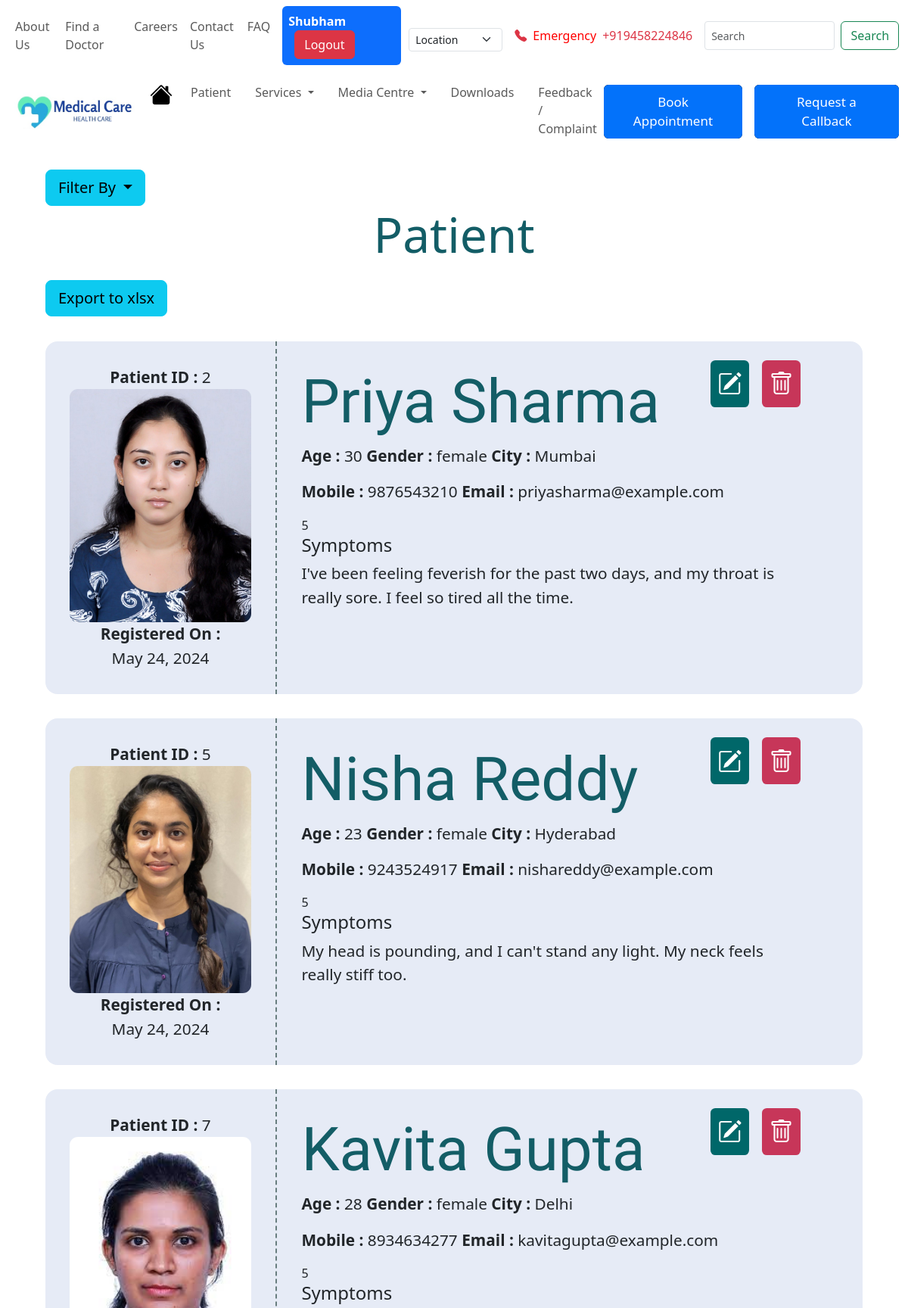
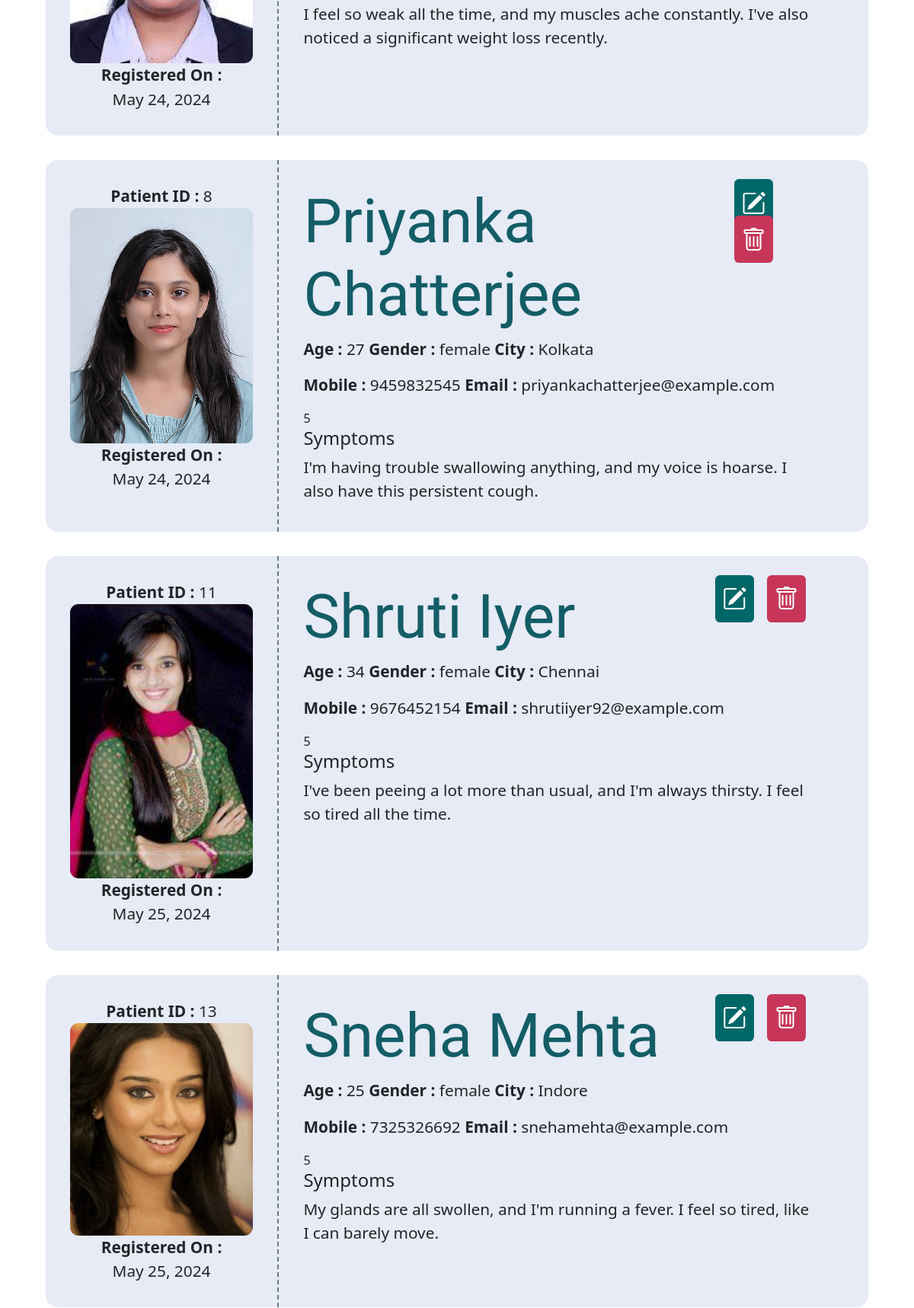
Screenshot of /patient/filter/female (signed in, upper part) with the database file from the repository (2 pictures, top to bottom).
### Patient/models.py (models this page shows, shortened)
class Patients(models.Model):
    patient_id = models.AutoField(primary_key=True, unique=True)
    patient_full_name = models.CharField(max_length=100)
    patient_father_name = models.CharField(max_length=100)
    patient_age = models.SmallIntegerField()
    patient_gender = models.CharField(max_length=10)
    patient_mobile = models.CharField(max_length=10,unique=True)
    patient_email = models.EmailField(max_length=100,unique=True)
    patient_city = models.CharField(max_length=50)
    patient_symptoms = models.CharField(max_length=1000)
    registeration_time = models.DateField(auto_now_add=True)
    patient_image = models.ImageField(upload_to='patient_image/',null=True) # For uploaded photo

### Patient/views.py (the view)
# urls.py: path('filter/<slug:by>', views.filter_patient, name='filter-patient'),
def filter_patient(request,by):
    if not (request.session.get('staff_id')):
        return redirect('Patient:login')
    if by == 'male':
        patients = models.Patients.objects.filter(patient_gender='male').all()
        data = {
            'patients' : patients
        }
    elif by == 'female':
        patients = models.Patients.objects.filter(patient_gender='female').all()
        data = {
            'patients' : patients
        }
    elif by == 'age-asc':
        patients = models.Patients.objects.order_by('patient_age')
        data = {
            'patients' : patients
        }
    elif by == 'age-desc':
        patients = models.Patients.objects.order_by('-patient_age')
        data = {
            'patients' : patients
        }
    return render(request,'Patient/patient.html',context=data)

### Patient/templates/Patient/patient.html (shortened to what this page needs)
<!doctype html>
{% load static %}
<html lang="en">
    <head>
        <link href="https://cdn.jsdelivr.net/npm/bootstrap@5.3.3/dist/css/bootstrap.min.css" rel="stylesheet">
        <link rel="stylesheet" href="https://cdn.jsdelivr.net/npm/bootstrap-icons@1.11.3/font/bootstrap-icons.min.css">
        <link rel="stylesheet" href="{% static 'css/patient.css' %}">
    </head>
    <body>
        {% include 'navbar.html' %}
        <main>
            <div class="dropdown">
                <button class="btn btn-info dropdown-toggle btn-lg" type="button" data-bs-toggle="dropdown" aria-expanded="false">
                  Filter By
                </button>
              </div>
              <div>
                  <h1>Patient</h1>
              </div>
                <a class="btn btn-info btn-lg" type="button" aria-expanded="false" href="{% url 'Patient:to-excel' %}">Export to xlsx</a></span>
            {% for patient in patients %}
            <div>
                <div class="patient-card">
                    <div class="left-side">
                        <span><b>Patient ID : </b>{{patient.patient_id}}</span>
                        <div>
                            <img src="{{patient.patient_image.url}}" alt="patientimage">
                        </div>
                        <span><b>Registered On : </b></span>
                        <span>{{patient.registeration_time}}</span>
                    </div>
                    <div class="right-side w-100">
                        <div class="d-flex justify-content-between">
                        <h2>{{patient.patient_full_name}}</h2>
                                <div class="alter-btn">
                                    {% if request.session.staff_designation == 'Doctor' or 'Administrator' %}
                                        <a class="edit" href="{% url 'Patient:update' id=patient.patient_id %}"><i class="bi bi-pencil-square"></i></a>
                                        <a class="delete" href="{% url 'Patient:delete-card' id=patient.patient_id %}"><i class="bi bi-trash"></i></a>
                                    {% endif %}
                                </div>
                            </div>
                        <div class="details">
                            <p>
                                <span><b>Age : </b>{{patient.patient_age}}</span>
                                <span><b>Gender : </b>{{patient.patient_gender}}</span>
                                <span><b>City : </b>{{patient.patient_city}}</span>
                            </p>
                            <p>
                                <span><b>Mobile : </b>{{patient.patient_mobile}}</span>
                                <span><b>Email : </b>{{patient.patient_email}}</span>
                            </p>5
                            <div>
                                <h4>Symptoms</h4>
                                <p>{{patient.patient_symptoms}}</p>
                            </div>
                        </div>
                    </div>
                </div>
            </div>
            {% endfor %}
        </main>
        {% include 'footer.html' %}
    </body>
</html>

### Patient/static/css/patient.css (style rules this page uses)
main { margin: 2% 5%; }
.patient-card { display: flex; background-color: #e6ebf6; border-radius: 1em; transition: transform 0.2s; margin: 3% 0; }
.patient-card p , .left-side span { font-family: 'Segoe UI', Tahoma, Geneva, Verdana, sans-serif; font-size: 1.3em; }
.left-side { display: flex; flex-direction: column; align-items: center; padding: 2em; border-right: 2px dashed #687d7f; }
.right-side { padding: 3% 7% 2% 3%; }
.right-side h2 { font-family: "Courgette", cursive; font-size: 5em; color: #135D66; }
.left-side img { border-radius: 0.7em; width: 15em; }
main h1 { text-align: center; color: #135D66; font-size: 4em; margin-bottom: 2%; }
.alter-btn a { font-size: 2em; margin: 0.2em; padding: 0.3em; color: white; border-radius: 0.2em; transition: all 0.2s; }
.delete { background-color: #C73659; }
.edit { background-color: #006769; }

### static/css/footer.css (style rules this page uses)
body { min-height: 100vh; display: flex; flex-direction: column; }

### rows the page displays
Patients: patient_id "2", patient_image (picture), registeration_time "May 24, 2024", patient_full_name "Priya Sharma", patient_age "30", patient_gender "female", patient_city "Mumbai", patient_mobile "9876543210", patient_email "priyasharma@example.com", patient_symptoms "I've been feeling feverish for the past two days, and my throat is really sore. I feel so tired all the time."
Patients: patient_id "5", patient_image (picture), registeration_time "May 24, 2024", patient_full_name "Nisha Reddy", patient_age "23", patient_gender "female", patient_city "Hyderabad", patient_mobile "9243524917", patient_email "nishareddy@example.com", patient_symptoms "My head is pounding, and I can't stand any light. My neck feels really stiff too."
Patients: patient_id "7", patient_image (picture), registeration_time "May 24, 2024", patient_full_name "Kavita Gupta", patient_age "28", patient_gender "female", patient_city "Delhi", patient_mobile "8934634277", patient_email "kavitagupta@example.com", patient_symptoms "I feel so weak all the time, and my muscles ache constantly. I've also noticed a significant weight loss recently."
Patients: patient_id "8", patient_image (picture), registeration_time "May 24, 2024", patient_full_name "Priyanka Chatterjee", patient_age "27", patient_gender "female", patient_city "Kolkata", patient_mobile "9459832545", patient_email "priyankachatterjee@example.com", patient_symptoms "I'm having trouble swallowing anything, and my voice is hoarse. I also have this persistent cough."
Patients: patient_id "11", patient_image (picture), registeration_time "May 25, 2024", patient_full_name "Shruti Iyer", patient_age "34", patient_gender "female", patient_city "Chennai", patient_mobile "9676452154", patient_email "shrutiiyer92@example.com", patient_symptoms "I've been peeing a lot more than usual, and I'm always thirsty. I feel so tired all the time."
Patients: patient_id "13", patient_image (picture), registeration_time "May 25, 2024", patient_full_name "Sneha Mehta", patient_age "25", patient_gender "female", patient_city "Indore", patient_mobile "7325326692", patient_email "snehamehta@example.com", patient_symptoms "My glands are all swollen, and I'm running a fever. I feel so tired, like I can barely move."

### other values shown
{{ request.session.staff_name }} "Shubham"
